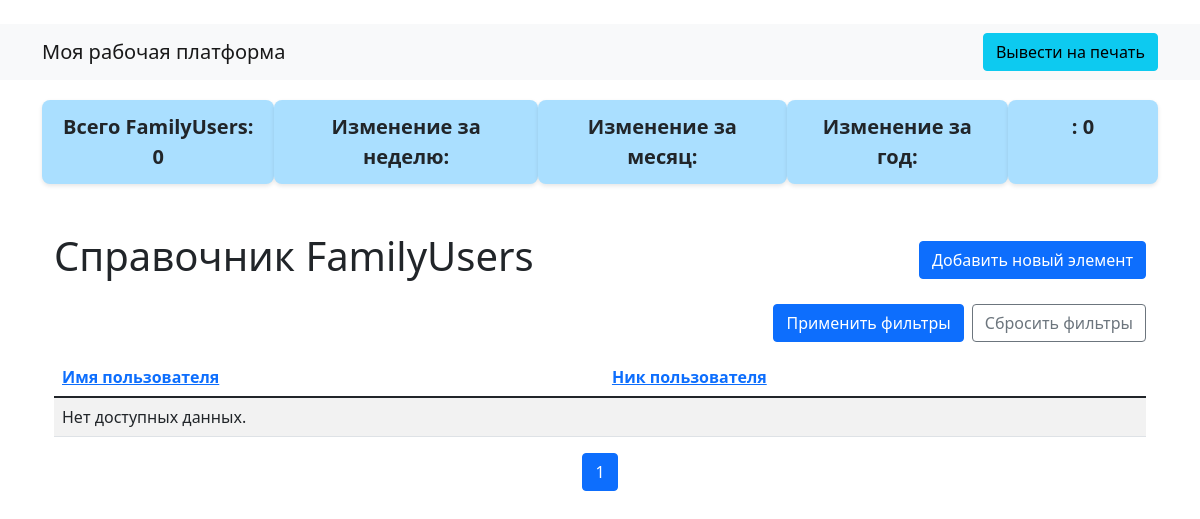
The page /commoncore/users/ on the database as committed earlier.
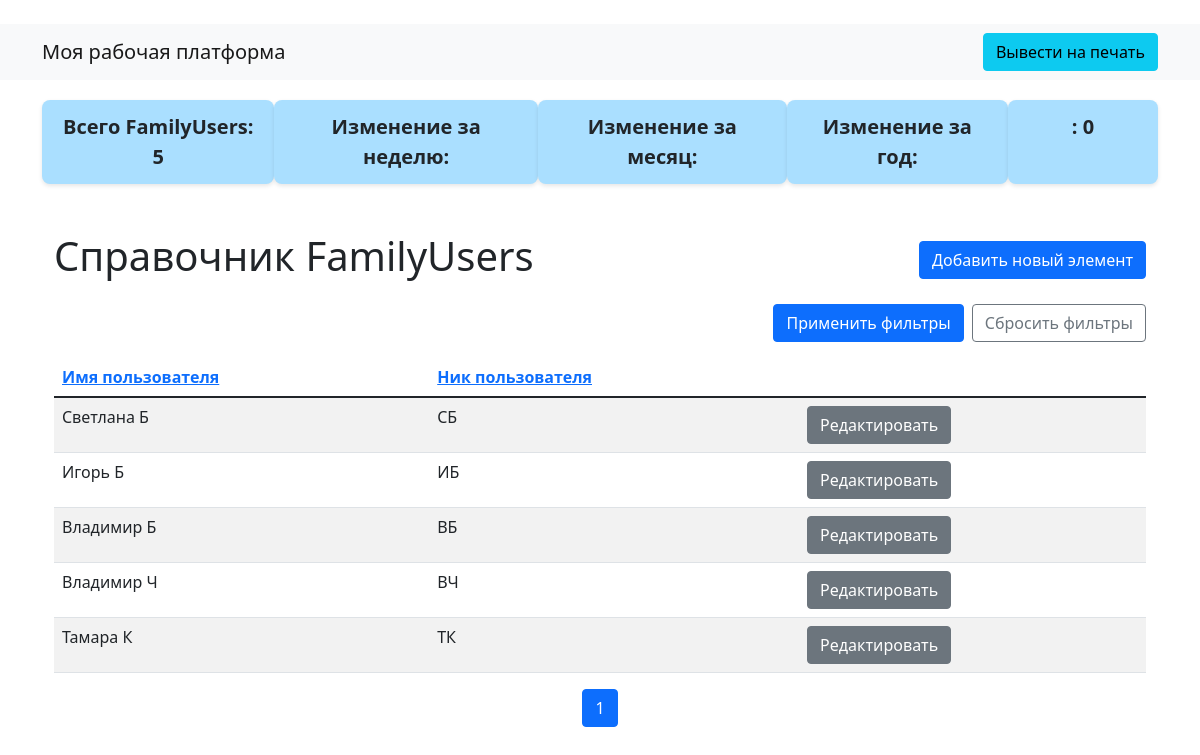
The same page on the database as committed later.
### common_core/models.py (models this page shows, shortened)
class FamilyUsers(models.Model):
    username = models.CharField(max_length=40)
    usernick =  models.CharField(max_length=2)

### common_core/views.py (the view)
# urls.py: path('users/', views.FamilyUsersView.as_view(), name='users'),
class FamilyUsersView(TemplateView):
    HEADERS = [
        {'username': 'Имя пользователя'},
        {'usernick': 'Ник пользователя'},
    ]
    FILTERS = []
    model_name = FamilyUsers
    model_form = FamilyUsersForm
    template_name = 'general_list.html'
    def get(self, request):
        return list_item(request, self.model_name,  self.model_form, self.FILTERS, self.HEADERS)

### common_core/views.py (called while the page is built)
def prepare_filters_and_headers(model_class, FILTERS, HEADERS):
    filters_collection = FilterCollection()
    for el in FILTERS:
        filters_collection.add_filter(model_class, el)
    headers = []
    for header in HEADERS:
        print('header: ', header)
        for key, value in header.items():
            headers.append({'field':key, 'label':value})
    return filters_collection, headers

def list_item(request, model_class=None, model_form=None, FILTERS=None, HEADERS=None, AGG_FIELD=None):
    if FILTERS is not None  and HEADERS is not None:
        filters_collection, headers = prepare_filters_and_headers(model_class, FILTERS, HEADERS)
    else:
        filters_collection = request.session.get('filters')
        headers =  request.session.get('headers')
        model_name = request.session.get('model_name')
        model_class = MODELS_AND_FORMS[model_name]['class']
        model_form = MODELS_AND_FORMS[model_name]['form']
    app_namespace = request.resolver_match.namespace
    return list_view(request, model_class, model_form, app_namespace, filters=filters_collection, headers=headers, agg_field=AGG_FIELD)

### templates/general_list.html (shortened to what this page needs)
﻿<!DOCTYPE html>
{% extends 'base.html' %}
{% load static %}
{% block content %}
<div class="box-container">
    <div class="summary-box">Всего {{ total_count_label }}: {{ total_items }}</div>
    <div class="summary-box">Изменение за неделю:</div>
    <div class="summary-box">Изменение за месяц:</div>
    <div class="summary-box">Изменение за год:</div>
    <div class="summary-box">{{ totalsum_label }}: {{ totalsum_value|format_number }}</div>
</div>
<div class="container mt-5">
    <div class="d-flex align-items-center mb-3">
        <h1 class="me-auto">Справочник {{ total_count_label }}</h1>
        <a href="{{ add_url }}" class="btn btn-primary">Добавить новый элемент</a>
    </div>
    <form method="GET" class="d-flex justify-content-between w-100 align-items-center">
        <button type="submit" class="btn btn-primary ms-auto">Применить фильтры</button>
        <button type="button" onclick="resetFilters()" class="btn btn-outline-secondary ms-2">Сбросить фильтры</button>
    </form>
    <table class="table table-striped">
        <thead>
            <tr>
                {% for header in headers %}
                <th scope="col"><a href="{{ list_url }}?sort={{ header.field }}">{{ header.label }}</a></th>
                {% endfor %}
            </tr>
        </thead>
        <tbody>
            {% if items %}
            {% for item in items %}
            <tr>
                {% for el in item %}
                <td>{{ el.attr|format_number }}</td>
                {% endfor %}
                <td>
                    <a href="#" class="btn btn-secondary">Редактировать</a>
                </td>
            </tr>
            {% endfor %}
            {% else %}
            <tr>
                <td colspan="{{ headers|length|add:'1' }}">Нет доступных данных.</td>
            </tr>
            {% endif %}
        </tbody>
    </table>
    <nav aria-label="Pagination Navigation">
        <ul class="pagination justify-content-center">
            {% for pg_num in page_obj.paginator.page_range %}
            <li class="page-item {% if page_obj.number == pg_num %}active{% endif %}">
                <a class="page-link" href="?page={{ pg_num }}">{{ pg_num }}</a>
            </li>
            {% endfor %}
        </ul>
    </nav>
</div>
{% endblock %}

Rows that differ between the two databases and show on the page:
added FamilyUsers: attr "Светлана Б" "СБ"
added FamilyUsers: attr "Игорь Б" "ИБ"
added FamilyUsers: attr "Владимир Б" "ВБ"
added FamilyUsers: attr "Владимир Ч" "ВЧ"
added FamilyUsers: attr "Тамара К" "ТК"
Other text that changed with them:
{{ total_items }}: "0" → "5"
new list line: "Редактировать"
text no longer shown: "Нет доступных данных."
